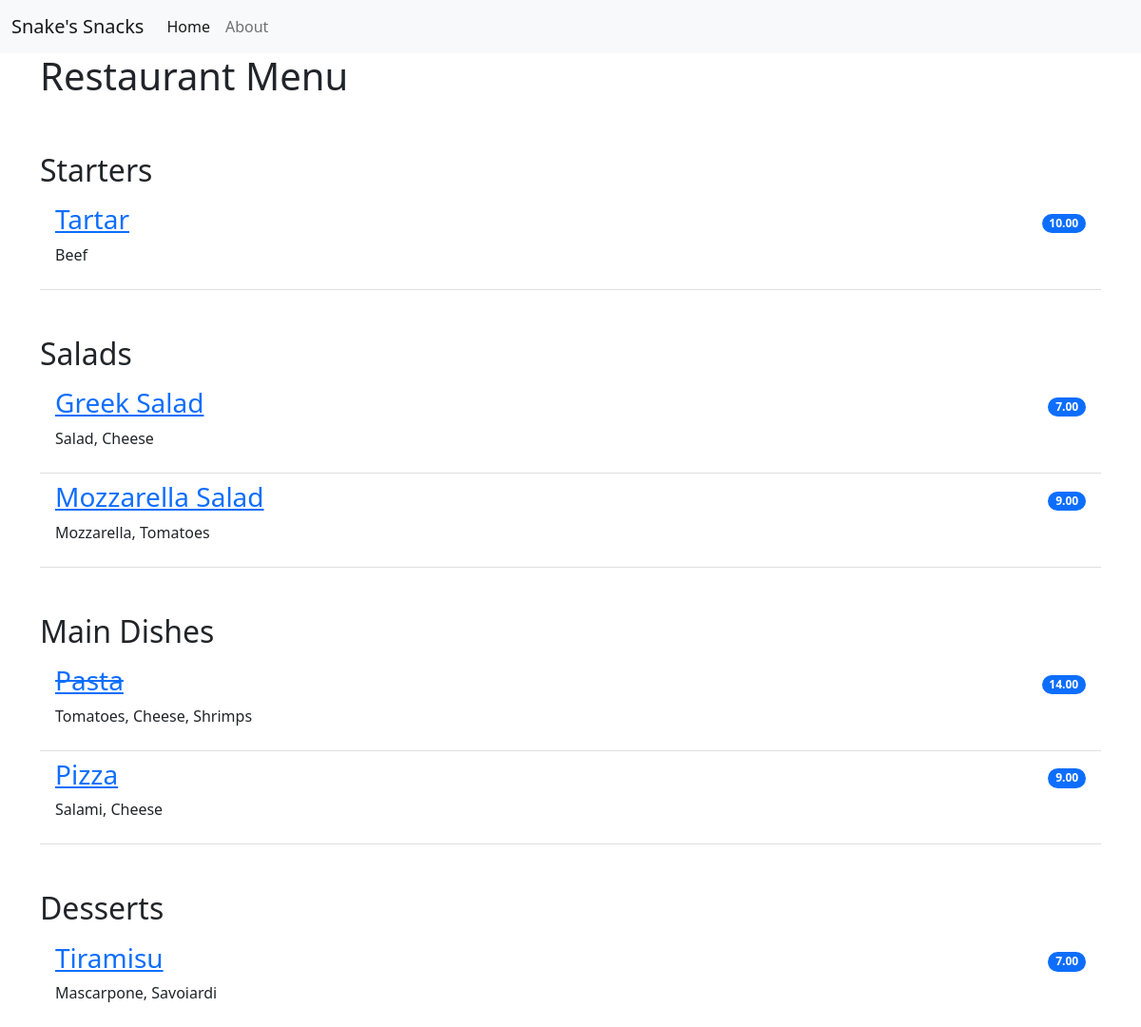
The page / on the database its author committed.
### menu_app/models.py (models this page shows, shortened)
class Item(models.Model):
    meal = models.CharField(max_length=1000, unique=True)
    description = models.CharField(max_length=2000)
    price = models.DecimalField(max_digits=10, decimal_places=2)
    meal_type = models.CharField(max_length=200, choices=MEAL_TYPE)
    author = models.ForeignKey(User, on_delete=models.PROTECT)
    status = models.IntegerField(choices=STATUS, default=1)
    date_created = models.DateTimeField(auto_now_add=True)
    date_updated = models.DateTimeField(auto_now=True)

### menu_app/views.py (the view)
# urls.py: path('', views.MenuList.as_view(), name='home'),
class MenuList(generic.ListView):
    queryset = Item.objects.order_by('meal')
    template_name = 'index.html'
    def get_context_data(self, **kwargs):
        context = super().get_context_data(**kwargs)
        context['meals'] = MEAL_TYPE
        return context

### menu_app/templates/index.html
{% extends 'base.html' %}
{% block content %}
<div class="container">
<h1>Restaurant Menu</h1>
    <ul class="list-group list-group-flush">
        {% for meal in meals %}
            <h2 class="pt-5">{{ meal.1 }}</h2>
                {% for row in item_list %}
                    {% if row.meal_type == meal.0 %}
                        {% if row.status == 0 %}
                        <li class="list-group-item d-flex justify-content-between align-items-center border-0 pb-0">
                            <a href="{% url 'menu_item' row.pk %}"><h3><del>{{ row.meal }}</del></h3></a>
                            <span class="badge bg-primary rounded-pill">{{ row.price }}</span>
                        </li>
                        <li class="list-group-item pt-0">
                            <p>{{ row.description }}</p>
                        </li>
                        {% else %}
                        <li class="list-group-item d-flex justify-content-between align-items-center border-0 pb-0">
                            <a href="{% url 'menu_item' row.pk %}"><h3>{{ row.meal }}</h3></a>
                            <span class="badge bg-primary rounded-pill">{{ row.price }}</span>
                        </li>
                        <li class="list-group-item pt-0">
                            <p>{{ row.description }}</p>
                        </li>
                        {% endif %}
                    {% endif %}
                {% endfor %}
        {% endfor %}
    </ul>
</div>
{% endblock content %}

### menu_app/templates/base.html (shortened to what this page needs)
<!DOCTYPE html>
<html lang="en">
    <head>
        <link href="https://cdn.jsdelivr.net/npm/bootstrap@5.2.0-beta1/dist/css/bootstrap.min.css" rel="stylesheet">
    </head>
    <body>
        <nav class="navbar navbar-expand-lg bg-light">
            <div class="container-fluid">
                    <a class="navbar-brand" href="#">Snake's Snacks</a>
                <div class="collapse navbar-collapse" id="navbarNav">
                    <ul class="navbar-nav">
                         <li class="nav-item">
                            <a class="nav-link active" aria-current="page" href="{% url 'home' %}">Home</a>
                        </li>
                        <li class="nav-item {% if request.path == '/about/' %}active{% endif %}">
                            <a class="nav-link" aria-current="page" href="{% url 'about' %}">About</a>
                        </li>
                    </ul>
                </div>
            </div>
        </nav>
        {% block content %}
        {% endblock content %}
    </body>
</html>

### rows shown on the page
Item: meal "Tartar", price "10.00", description "Beef"
Item: meal "Greek Salad", price "7.00", description "Salad, Cheese"
Item: meal "Mozzarella Salad", price "9.00", description "Mozzarella, Tomatoes"
Item: meal "Pasta", price "14.00", description "Tomatoes, Cheese, Shrimps"
Item: meal "Pizza", price "9.00", description "Salami, Cheese"
Item: meal "Tiramisu", price "7.00", description "Mascarpone, Savoiardi"

### other values the page prints
{{ meal.1 }} "Starters" "Salads" "Main Dishes" "Desserts"
